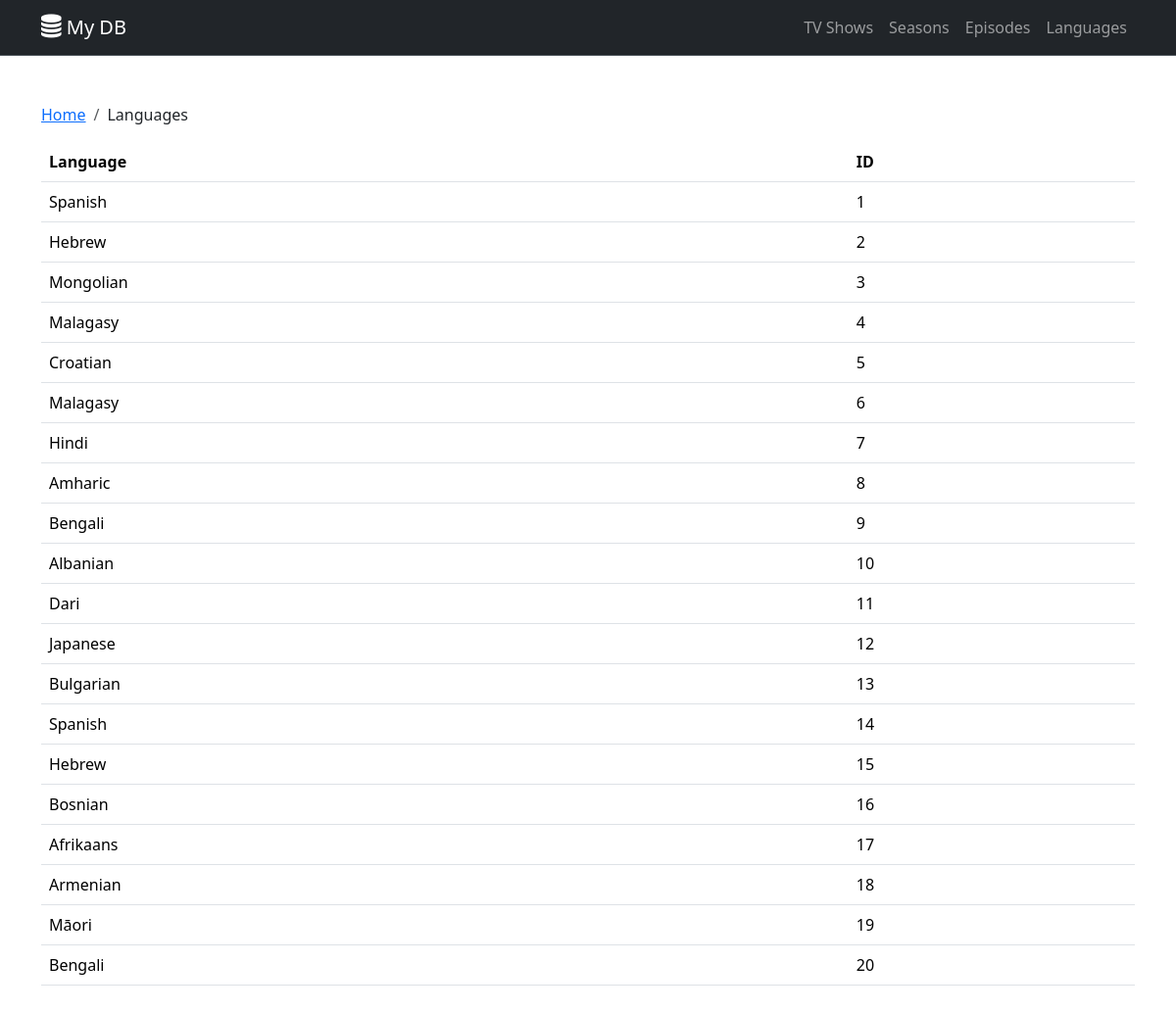
Screenshot of /languages with the database file from the repository.
### tables this page shows
CREATE TABLE "languages" (
  "language_name" varchar(255) NOT NULL,
  "id_Language" INTEGER PRIMARY KEY
);

### src/app.py (the view)
@app.route("/languages")
def languages():
    languages = Languages()
    rows = languages.get_all()
    return render_template("languages.html", rows=rows)

### src/models/languages.py (called while the page is built)
    def __enter__(self):
        self.cursor = self.connection.cursor()
        return self

    def __exit__(self, exc_type, exc_value, exc_traceback):
        self.connection.commit()

    def execute_query(self, query: str, parameters: Tuple[Any, ...] = ()) -> List[Tuple[Any, ...]]:
        try:
            with self:
                self.cursor.execute(query, parameters)
                result = self.cursor.fetchall()
        except sqlite3.Error as e:
            print(f"Some error during query execution occurred: {e}")
            raise e
        return [dict(row) for row in result]

    def get_all(self) -> List[Language]:
        query = "SELECT * FROM languages"
        rows = self.execute_query(query)
        return [Language(**row) for row in rows]

### src/templates/languages.html
{% extends "base.html" %}
{% block content %}
<ol class="breadcrumb">
    <li class="breadcrumb-item"><a href="/">Home</a></li>
    <li class="breadcrumb-item" aria-current="page">Languages</li>
</ol>
<table class="table">
    <thead>
        <tr>
            <th>Language</th>
            <th>ID</th>
        </tr>
    </thead>
    <tbody>
        {% for language in rows %}
        <tr>
            <td>{{ language.language_name }}</td>
            <td>{{ language.id_Language }}</td>
        </tr>
        {% endfor %}
    </tbody>
</table>
{% endblock %}

### rows the page displays
languages: language_name "Spanish", id_Language "1"
languages: language_name "Hebrew", id_Language "2"
languages: language_name "Mongolian", id_Language "3"
languages: language_name "Malagasy", id_Language "4"
languages: language_name "Croatian", id_Language "5"
languages: language_name "Malagasy", id_Language "6"
languages: language_name "Hindi", id_Language "7"
languages: language_name "Amharic", id_Language "8"
languages: language_name "Bengali", id_Language "9"
languages: language_name "Albanian", id_Language "10"
languages: language_name "Dari", id_Language "11"
languages: language_name "Japanese", id_Language "12"
languages: language_name "Bulgarian", id_Language "13"
languages: language_name "Spanish", id_Language "14"
languages: language_name "Hebrew", id_Language "15"
languages: language_name "Bosnian", id_Language "16"
languages: language_name "Afrikaans", id_Language "17"
languages: language_name "Armenian", id_Language "18"
languages: language_name "Māori", id_Language "19"
languages: language_name "Bengali", id_Language "20"
